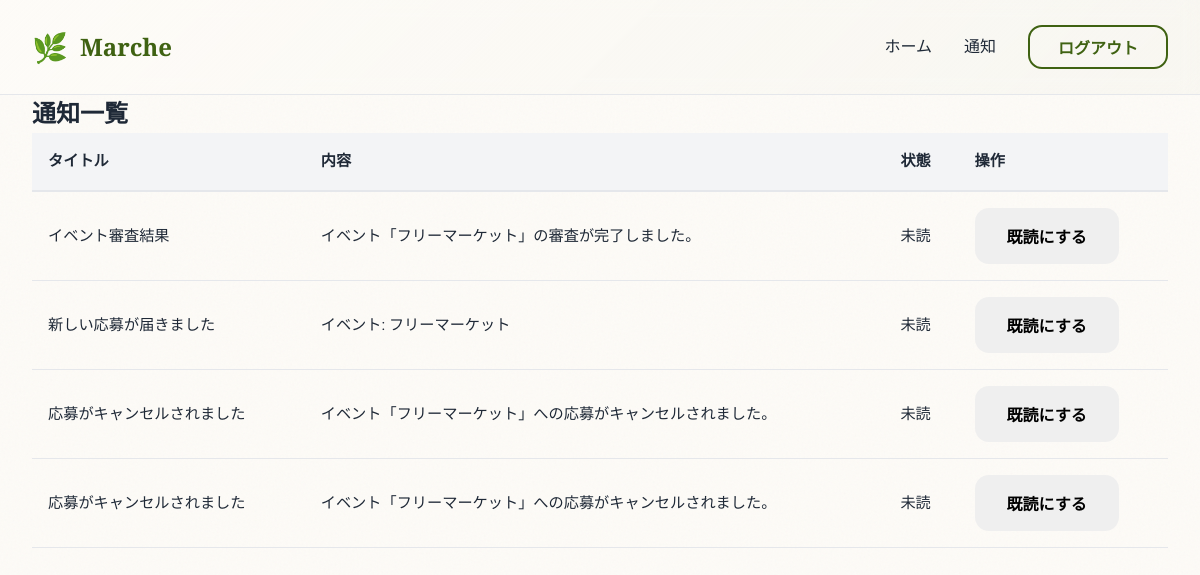
/notifications (signed in), run on the app's committed database.
### app/models.py (models this page shows)
class Notification(SQLModel, table=True):
    __tablename__ = "notification"
    id: Optional[int] = Field(default=None, primary_key=True)
    user_id: int = Field(foreign_key="user.id", index=True)
    event_type: str
    channel: str
    title: str
    body: str
    related_type: Optional[str] = None
    related_id: Optional[int] = None
    delivery_status: str = Field(default="queued", index=True)
    is_read: bool = Field(default=False, index=True)
    sent_at: Optional[datetime] = None
    read_at: Optional[datetime] = None
    created_at: datetime = Field(default_factory=utc_now)
    __table_args__ = (
        Index(
            "ix_notification_user_status_created",
            "user_id",
            "is_read",
            "created_at",
            "delivery_status",
        ),
    )

### app/routes/notifications.py (the view)
@router.get("")
def notifications_list(
    request: Request,
    session: Session = Depends(session_dependency),
    user=Depends(get_current_user),
):
    notifications = list_notifications_for_user(session, user.id)
    return templates.TemplateResponse(
        "notifications/index.html",
        {"request": request, "notifications": notifications, "user": user},
    )

### app/templates/notifications/index.html
{% extends "layout.html" %}
{% block content %}
<h2>通知一覧</h2>
{% if notifications %}
  <table>
    <thead>
      <tr>
        <th>タイトル</th>
        <th>内容</th>
        <th>状態</th>
        <th>操作</th>
      </tr>
    </thead>
    <tbody>
      {% for notification in notifications %}
        <tr>
          <td>{{ notification.title }}</td>
          <td>{{ notification.body }}</td>
          <td>{% if notification.is_read %}既読{% else %}未読{% endif %}</td>
          <td>
            {% if not notification.is_read %}
            <form method="post" action="/notifications/{{ notification.id }}/read">
              <button type="submit">既読にする</button>
            </form>
            {% else %}
            -
            {% endif %}
          </td>
        </tr>
      {% endfor %}
    </tbody>
  </table>
{% else %}
  <p>通知はありません。</p>
{% endif %}
{% endblock %}

### app/templates/layout.html (shortened to what this page needs)
<!doctype html>
<html lang="ja">
  <head>
  </head>
  <body hx-boost="true">
    <header>
      <div class="container">
        <a href="/" class="logo">Marche</a>
        <nav>
          <a href="/">ホーム</a>
          {% if user %}
          <a href="/notifications">通知</a>
          <form method="post" action="/logout" style="margin: 0; display: inline;">
            <button type="submit" class="btn-outline" style="padding: 0.5rem 1rem;">ログアウト</button>
          </form>
          {% else %}
          <a href="/login" class="btn-primary" style="padding: 0.5rem 1rem;">ログイン</a>
          {% endif %}
        </nav>
      </div>
    </header>
    <main class="container">
      {% block content %}{% endblock %}
    </main>
  </body>
</html>

### app/templates/layout.html (style rules this page uses)
* { margin: 0; padding: 0; box-sizing: border-box; }
:root { --cream: #fdfbf7; --olive: #3f6212; --olive-light: #8fb45f; --terra: #92400e; --terra-light: #d97706; --sun: #f59e0b; --dark: #1f2937; --light-gray: #f3f4f6; --border: #e5e7eb; }
html, body { font-family: "Zen Kaku Gothic New", system-ui, sans-serif; background-color: var(--cream); color: var(--dark); line-height: 1.6; }
body::before { content: ""; position: fixed; top: 0; left: 0; width: 100%; height: 100%; pointer-events: none; z-index: 1; }
header, main, footer { position: relative; z-index: 2; }
header { background: linear-gradient( 135deg, var(--cream) 0%, rgba(63, 98, 18, 0.02) 100% ); border-bottom: 1px solid var(--border); padding: 1.5rem 0; backdrop-filter: blur(10px); }
header .container { display: flex; justify-content: space-between; align-items: center; max-width: 1280px; margin: 0 auto; padding: 0 2rem; }
.logo { display: flex; align-items: center; gap: 0.75rem; text-decoration: none; font-size: 1.5rem; font-weight: 700; font-family: "Playfair Display", serif; color: var(--olive); transition: all 0.3s cubic-bezier(0.34, 1.56, 0.64, 1); }
.logo::before { content: "🌿"; font-size: 1.8rem; }
nav { display: flex; gap: 2rem; align-items: center; }
nav a { color: var(--dark); text-decoration: none; font-weight: 500; transition: all 0.3s ease; position: relative; }
nav a::after { content: ""; position: absolute; bottom: -4px; left: 0; width: 0; height: 2px; background: var(--sun); transition: width 0.3s ease; }
.container { max-width: 1280px; margin: 0 auto; padding: 0 2rem; }
button, a[role="button"] { font-family: "Zen Kaku Gothic New", system-ui, sans-serif; padding: 1rem 2rem; border: none; border-radius: 14px; font-weight: 600; font-size: 1rem; cursor: pointer; transition: all 0.3s cubic-bezier(0.34, 1.56, 0.64, 1); text-decoration: none; display: inline-block; text-align: center; min-width: 140px; }
.btn-outline { background: transparent; border: 2px solid var(--olive); color: var(--olive); }
a { text-decoration: none; }
table { width: 100%; border-collapse: collapse; font-size: 0.95rem; }
th { background: var(--light-gray); padding: 1rem; text-align: left; font-weight: 600; color: var(--dark); border-bottom: 2px solid var(--border); }
td { padding: 1rem; border-bottom: 1px solid var(--border); }

### data on the page
Notification: title "イベント審査結果", body "イベント「フリーマーケット」の審査が完了しました。", is_read "未読"
Notification: title "新しい応募が届きました", body "イベント: フリーマーケット", is_read "未読"
Notification: title "応募がキャンセルされました", body "イベント「フリーマーケット」への応募がキャンセルされました。", is_read "未読"
Notification: title "応募がキャンセルされました", body "イベント「フリーマーケット」への応募がキャンセルされました。", is_read "未読"
